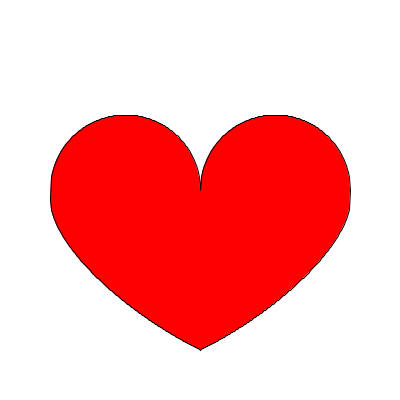
Frame 1 (no input)
Frame 60 (the mouse pressed at the canvas centre just before this capture): identical to frame 1, image omitted
Frame 120 (the mouse held since frame 60 and released just before this capture): identical to frame 1, image omitted

The Processing sketch that drew this single still picture (run headless with seeded random() and noise(); from frame 60 on, the mouse is pressed at the canvas centre):

// Processing sketch: health
// ── health.pde

void setup() {
  size(400, 400);
}

void draw() {
  background(255);
  translate(200, 200);
  fill(255, 0, 0);
  beginShape();
  for (float i=-150; i<150; i+=1)
  {
    vertex(i,sin(acos((i)/150))*75+75-abs(i/2));
  }
  
  for (float i=150; i>-150; i-=1)
  {
    vertex(i,-sin(acos(((-abs(i)+75)%150)/75))*75-10);
  }
  endShape(CLOSE);
  fill(0);
  //text(acos(((-abs(float(mouseX-200))+75)%150)/75),50,50);
}
